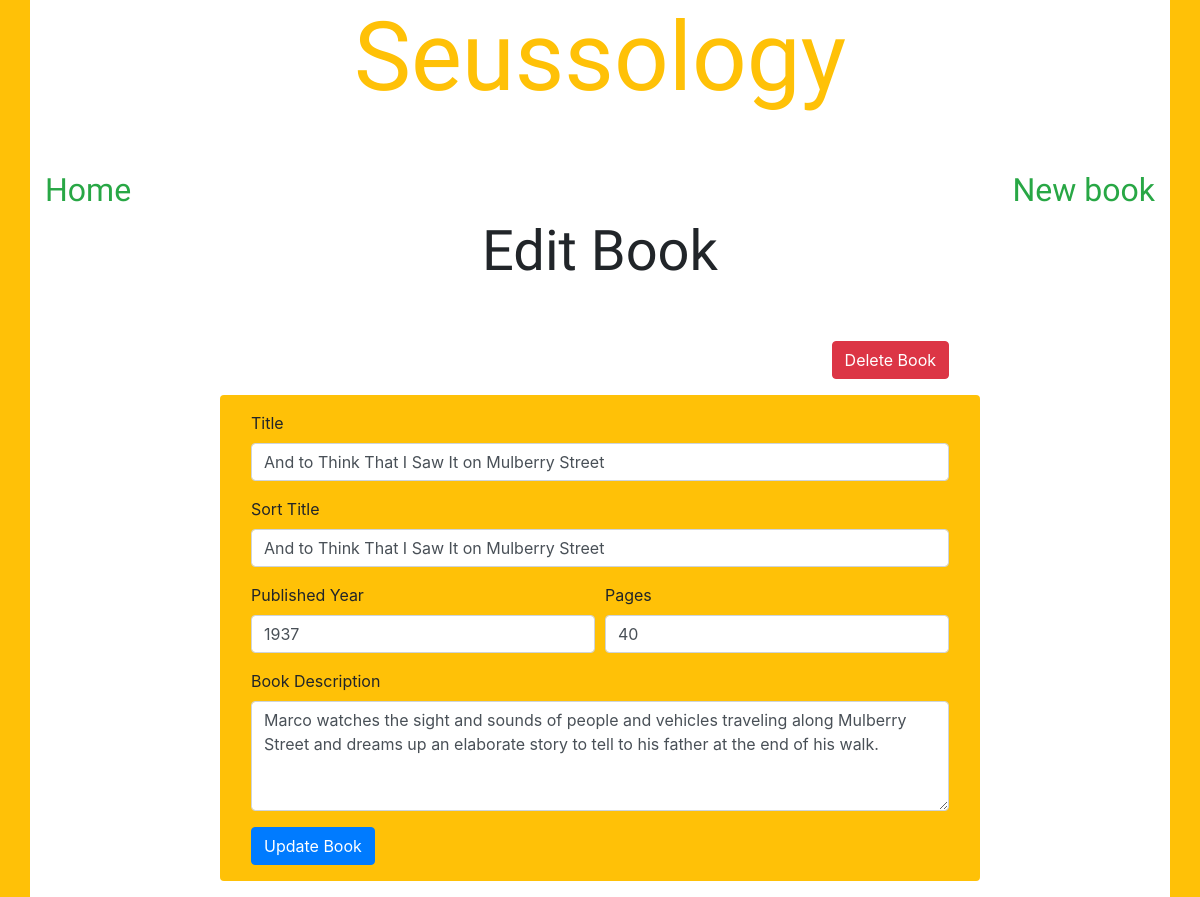
The app's page /edit.php?book=1 with its own data.
### tables this page shows
CREATE TABLE `books` (
  `book_id` int(10) unsigned NOT NULL AUTO_INCREMENT,
  `book_title` varchar(100) NOT NULL,
  `book_title_sort` varchar(100) DEFAULT NULL,
  `book_year` year(4) NOT NULL,
  `book_description` text NOT NULL,
  `book_pages` int(2) unsigned DEFAULT NULL,
  `book_image` varchar(150) DEFAULT NULL,
  `category_id` int(10) unsigned DEFAULT NULL,
  PRIMARY KEY (`book_id`),
  KEY `category_id` (`category_id`),
  CONSTRAINT `books_ibfk_1` FOREIGN KEY (`category_id`) REFERENCES `categories` (`category_id`)
);

### edit.php (the view, shortened to what this page needs)
<?php
require_once "db.php";
if (isset($_GET['book'])) {
    $book_id = $_GET['book'];
     $sql = "SELECT *
            FROM books
            WHERE book_id = $book_id";
    $stmt = $db->query($sql);
} else {
    echo "error";
}
?>
 <!DOCTYPE html>
 <html lang="en">
 <head>
     <link rel="stylesheet" href="https://stackpath.bootstrapcdn.com/bootstrap/4.4.1/css/bootstrap.min.css">
     <link rel="stylesheet" href="./style.css">
 </head>
 <body class="bg-warning">
     <div class="container bg-white">
        <div class="row">
            <div class="col-12 text-center mb-5">
                <h1 class="display-1 text-warning" style="font-family: 'Gloria Hallelujah', cursive;">Seussology</h1>
            </div>
        </div>
        <div class="row">
            <div class="col-6">
                <a href=".\index.php" >
                   <h2 class="text-success" style="font-family: 'Gloria Hallelujah', cursive;" > Home </h2>
                </a>
            </div>
            <div class="col-6 text-right">
                <a href=".\new.php">
                <h2 class="text-success " style="font-family: 'Gloria Hallelujah', cursive;"> New book </h2>
                </a>
            </div>
        </div>
        <div class="row">
            <div class="col-12 text-center mb-5">
                <h1 class="display-4">Edit Book</h1>
            </div>
        </div>
        <?php $book = $stmt->fetch(); ?>
        <div class="row">
            <div class="col-2"></div>
            <div class="col-8">
                <div class="row px-3">
                    <div class="col-9"></div>
                    <div class="col-3">
                        <form action=".\index.php" method="post">
                            <button type="submit" class="btn btn-danger float-right" >Delete Book</button>
                        </form>
                    </div>
                </div>
                <div class="row bg-warning rounded p-3 my-3">
                    <div class="col-12">
                    <form action=".\book.php?book=<?php echo $book['book_id'];?>" method="post">
                        <div class="form-group">
                            <label for="inputTitle">Title</label>
                            <input type="text" class="form-control" name="inputTitle" value="<?php echo $book['book_title']; ?>" required>
                        </div>
                        <div class="form-group">
                            <label for="inputSortTitle">Sort Title</label>
                            <input type="text" class="form-control" name="inputSortTitle" value="<?php echo $book['book_title_sort']; ?> " required>
                        </div>
                        <div class="form-row">
                            <div class="form-group col-md-6">
                            <label for="inputPublished">Published Year</label>
                            <input type="number" class="form-control" name="inputPublished" value="<?php echo $book['book_year']; ?>" required>
                            </div>
                            <div class="form-group col-md-6">
                            <label for="inputPages">Pages</label>
                            <input type="number" class="form-control" name="inputPages" value="<?php echo $book['book_pages']; ?>" required>
                            </div>
                        </div>
                        <div class="form-group">
                            <label for="inputDescription">Book Description</label>
                            <textarea class="form-control" name="inputDescription" rows="4" required><?php echo $book['book_description']; ?></textarea>
                        </div>
                        <button type="submit" class="btn btn-primary">Update Book</button>
                    </form>
                    </div>
                </div>
            </div>
            <div class="col-2"></div>
        </div>
     </div>
 </body>
 </html>

### style.css (style rules this page uses)
h1 { font-family: 'Gloria Hallelujah', cursive; font-size: 55px; }

### records on screen
books: inputTitle "And to Think That I Saw It on Mulberry Street", inputSortTitle "And to Think That I Saw It on Mulberry Street", inputPublished "1937", inputPages "40", inputDescription "Marco watches the sight and sounds of people and vehicles traveling along Mulberry Street and dreams up an elaborate story to tell to his father at the end of his walk."
